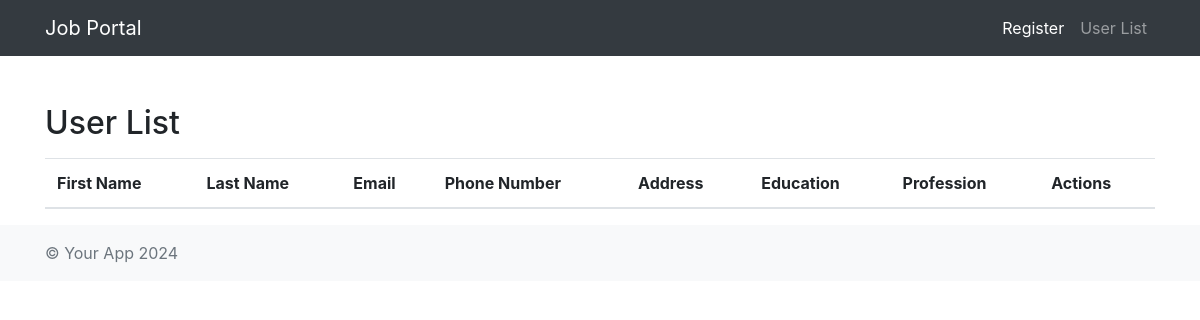
Page /user-list/ on the earlier database version.
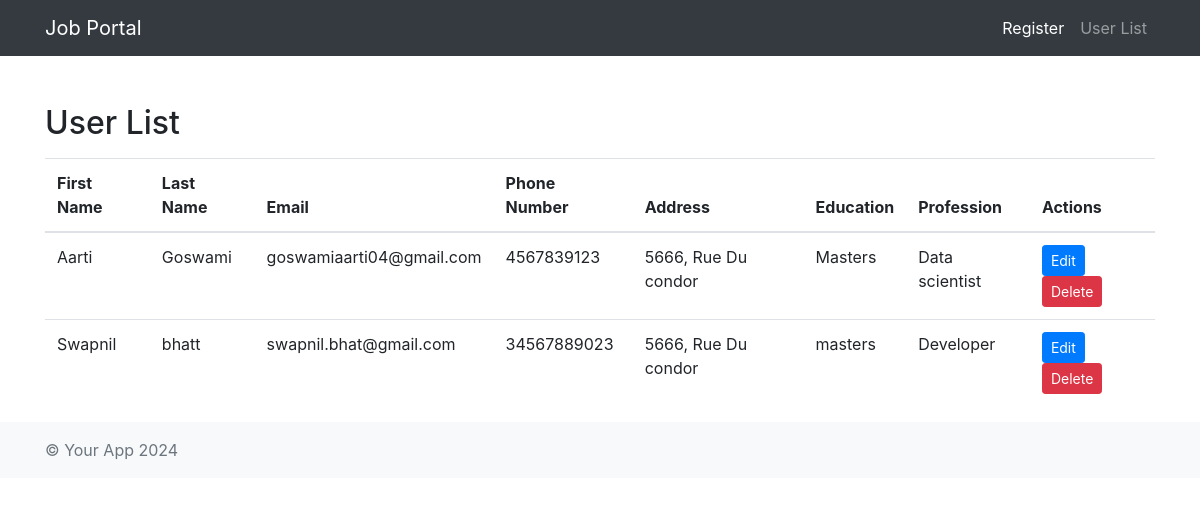
Same page on the later database version.
### members/models.py (models this page shows, shortened)
class User(models.Model):
    first_name = models.CharField(max_length=100)
    last_name = models.CharField(max_length=100)
    email = models.EmailField(unique=True)
    phone_number = models.CharField(max_length=15)
    address = models.TextField()
    education = models.CharField(max_length=100)
    profession = models.CharField(max_length=100)

### members/views.py (the view)
# urls.py: path('user-list/', views.user_list, name='user_list'),
def user_list(request):
    users = User.objects.all()
    return render(request, 'user_list.html', {'users': users})

### members/templates/user_list.html (shortened to what this page needs)
{% extends 'base.html' %}
{% block content %}
<h2 class="mt-5">User List</h2>
<table class="table mt-3">
    <thead>
        <tr>
            <th>First Name</th>
            <th>Last Name</th>
            <th>Email</th>
            <th>Phone Number</th>
            <th>Address</th>
            <th>Education</th>
            <th>Profession</th>
            <th>Actions</th>
        </tr>
    </thead>
    <tbody>
        {% for user in users %}
        <tr>
            <td>{{ user.first_name }}</td>
            <td>{{ user.last_name }}</td>
            <td>{{ user.email }}</td>
            <td>{{ user.phone_number }}</td>
            <td>{{ user.address }}</td>
            <td>{{ user.education }}</td>
            <td>{{ user.profession }}</td>
            <td>
                <a href="{% url 'edit_user' user.id %}" class="btn btn-primary btn-sm">Edit</a>
                <a href="{% url 'delete_user' user.id %}" class="btn btn-danger btn-sm">Delete</a>
            </td>
        </tr>
        {% endfor %}
    </tbody>
</table>
{% endblock %}

### members/templates/base.html (shortened to what this page needs)
<!DOCTYPE html>
<html lang="en">
<head>
    <link rel="stylesheet" href="https://stackpath.bootstrapcdn.com/bootstrap/4.5.2/css/bootstrap.min.css">
</head>
<body>
    <nav class="navbar navbar-expand-lg navbar-dark bg-dark">
        <div class="container">
            <a class="navbar-brand" href="#">Job Portal</a>
            <div class="collapse navbar-collapse" id="navbarNav">
                <ul class="navbar-nav ml-auto">
                    <li class="nav-item active">
                        <a class="nav-link" href="{% url 'register' %}">Register</a>
                    </li>
                    <li class="nav-item">
                        <a class="nav-link" href="{% url 'user_list' %}">User List</a>
                    </li>
                </ul>
            </div>
        </div>
    </nav>
    <div class="container mt-4">
        {% block content %}
        {% endblock %}
    </div>
    <footer class="footer mt-auto py-3 bg-light">
        <div class="container">
            <span class="text-muted">© Your App 2024</span>
        </div>
    </footer>
</body>
</html>

Differences in the rows shown:
added User: first_name "Aarti", last_name "Goswami", email "goswamiaarti04@gmail.com", phone_number "4567839123", address "5666, Rue Du condor", education "Masters", profession "Data scientist"
added User: first_name "Swapnil", last_name "bhatt", email "swapnil.bhat@gmail.com", phone_number "34567889023", address "5666, Rue Du condor", education "masters", profession "Developer"
